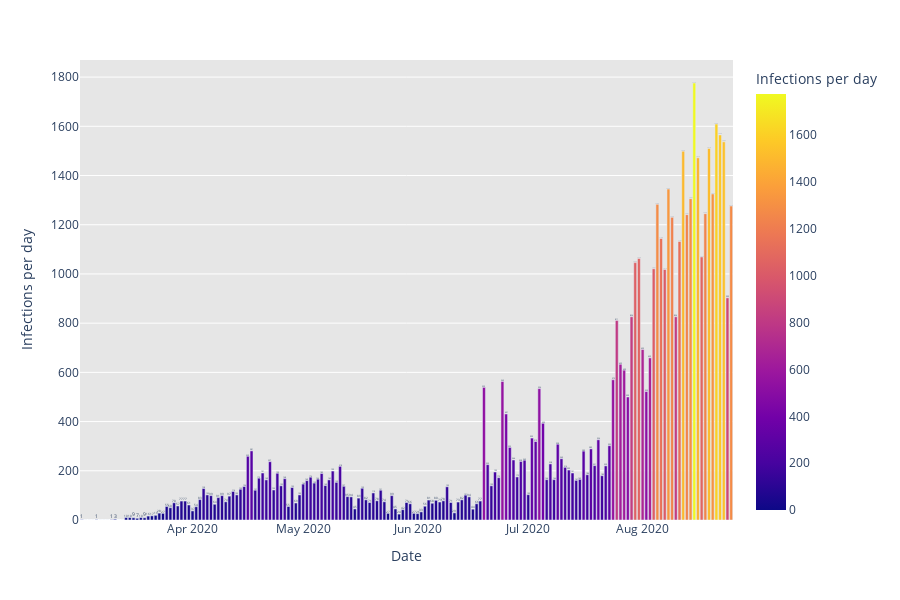

Write notebook code for a chart like this one.
### Code cell
# cumulative cases in morocco

fig=rx.bar(df,x='Date ',y='Infections per day',color='Infections per day',orientation='v',height=600,
text='Infections per day',color_discrete_sequence=rx.colors.cyclical.IceFire)
fig.update_layout(plot_bgcolor='rgb(230,230,230)')
fig.show()

### Figure 1 — Plotly figure (JSON) as saved in the notebook; plotly's stock layout.template omitted (floating-point values rounded to 4 significant figures; data arrays with more than 128 entries replaced by an {"elided": "..."} marker saying what was removed)
{"data": [{"alignmentgroup": "True", "hoverlabel": {"namelength": 0}, "hovertemplate": "Date =%{x}<br>Infections per day=%{marker.color}", "legendgroup": "", "marker": {"color": {"elided": "177 int values"}, "coloraxis": "coloraxis"}, "name": "", "offsetgroup": "", "orientation": "v", "showlegend": false, "text": {"elided": "177 int values"}, "textposition": "auto", "type": "bar", "x": {"elided": "177 str values"}, "xaxis": "x", "y": {"elided": "177 int values"}, "yaxis": "y"}], "layout": {"barmode": "relative", "coloraxis": {"colorbar": {"title": {"text": "Infections per day"}}, "colorscale": [[0, "#0d0887"], [0.1111, "#46039f"], [0.2222, "#7201a8"], [0.3333, "#9c179e"], [0.4444, "#bd3786"], [0.5556, "#d8576b"], [0.6667, "#ed7953"], [0.7778, "#fb9f3a"], [0.8889, "#fdca26"], [1, "#f0f921"]]}, "height": 600, "legend": {"tracegroupgap": 0}, "margin": {"t": 60}, "plot_bgcolor": "rgb(230,230,230)", "xaxis": {"anchor": "y", "domain": [0, 1], "title": {"text": "Date "}}, "yaxis": {"anchor": "x", "domain": [0, 1], "title": {"text": "Infections per day"}}}}
